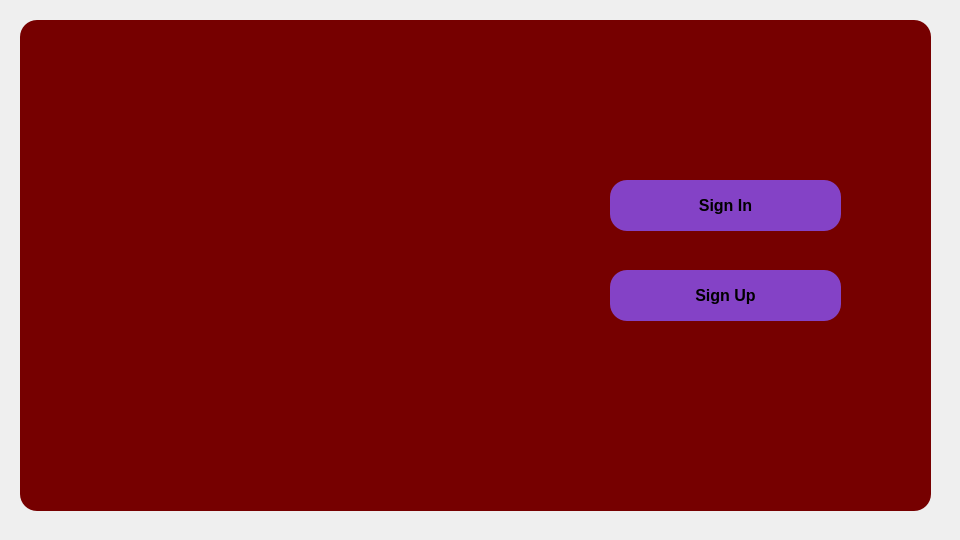
<?xml version="1.0" encoding="UTF-8"?>
<ui version="4.0">
 <class>signinoutask</class>
 <widget class="QDialog" name="signinoutask">
  <property name="geometry">
   <rect>
    <x>0</x>
    <y>0</y>
    <width>960</width>
    <height>540</height>
   </rect>
  </property>
  <property name="windowTitle">
   <string>Dialog</string>
  </property>
  <widget class="QFrame" name="frame">
   <property name="geometry">
    <rect>
     <x>20</x>
     <y>20</y>
     <width>911</width>
     <height>491</height>
    </rect>
   </property>
   <property name="styleSheet">
    <string notr="true">background-color:rgb(118, 0, 0);
border-radius:17px;</string>
   </property>
   <property name="frameShape">
    <enum>QFrame::StyledPanel</enum>
   </property>
   <property name="frameShadow">
    <enum>QFrame::Raised</enum>
   </property>
   <widget class="QPushButton" name="pushButton">
    <property name="geometry">
     <rect>
      <x>590</x>
      <y>160</y>
      <width>231</width>
      <height>51</height>
     </rect>
    </property>
    <property name="font">
     <font>
      <family>Arial</family>
      <pointsize>12</pointsize>
      <bold>true</bold>
     </font>
    </property>
    <property name="styleSheet">
     <string notr="true">background-color:rgb(132, 66, 198);
bottom-radius:30px;</string>
    </property>
    <property name="text">
     <string>Sign In</string>
    </property>
   </widget>
   <widget class="QPushButton" name="pushButton_2">
    <property name="geometry">
     <rect>
      <x>590</x>
      <y>250</y>
      <width>231</width>
      <height>51</height>
     </rect>
    </property>
    <property name="font">
     <font>
      <family>Arial</family>
      <pointsize>12</pointsize>
      <bold>true</bold>
     </font>
    </property>
    <property name="styleSheet">
     <string notr="true">background-color:rgb(132, 66, 198);
bottom-radius:30px;</string>
    </property>
    <property name="text">
     <string>Sign Up</string>
    </property>
   </widget>
  </widget>
 </widget>
 <resources/>
 <connections/>
</ui>
